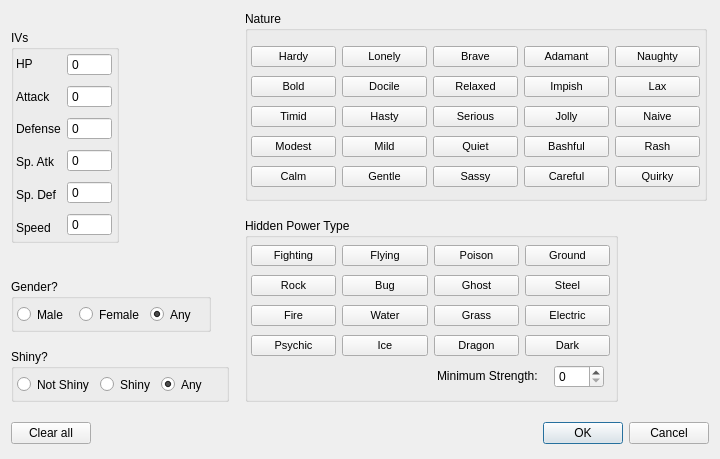
<?xml version="1.0" encoding="UTF-8"?>
<ui version="4.0">
 <class>configure</class>
 <widget class="QDialog" name="configure">
  <property name="geometry">
   <rect>
    <x>0</x>
    <y>0</y>
    <width>720</width>
    <height>459</height>
   </rect>
  </property>
  <property name="sizePolicy">
   <sizepolicy hsizetype="Fixed" vsizetype="Fixed">
    <horstretch>0</horstretch>
    <verstretch>0</verstretch>
   </sizepolicy>
  </property>
  <property name="windowTitle">
   <string>Configure</string>
  </property>
  <layout class="QGridLayout" name="gridLayout">
   <property name="horizontalSpacing">
    <number>16</number>
   </property>
   <property name="verticalSpacing">
    <number>17</number>
   </property>
   <item row="2" column="0">
    <widget class="QGroupBox" name="genderBox">
     <property name="sizePolicy">
      <sizepolicy hsizetype="Fixed" vsizetype="Fixed">
       <horstretch>0</horstretch>
       <verstretch>0</verstretch>
      </sizepolicy>
     </property>
     <property name="minimumSize">
      <size>
       <width>200</width>
       <height>53</height>
      </size>
     </property>
     <property name="title">
      <string>Gender?</string>
     </property>
     <widget class="QWidget" name="horizontalLayoutWidget_15">
      <property name="geometry">
       <rect>
        <x>0</x>
        <y>20</y>
        <width>200</width>
        <height>31</height>
       </rect>
      </property>
      <layout class="QHBoxLayout" name="horizontalLayout_15">
       <property name="spacing">
        <number>-1</number>
       </property>
       <property name="leftMargin">
        <number>6</number>
       </property>
       <property name="topMargin">
        <number>6</number>
       </property>
       <property name="rightMargin">
        <number>6</number>
       </property>
       <property name="bottomMargin">
        <number>6</number>
       </property>
       <item>
        <widget class="QRadioButton" name="radioMale">
         <property name="text">
          <string>Male</string>
         </property>
        </widget>
       </item>
       <item>
        <widget class="QRadioButton" name="radioFemale">
         <property name="text">
          <string>Female</string>
         </property>
        </widget>
       </item>
       <item>
        <widget class="QRadioButton" name="radioAnyGender">
         <property name="text">
          <string>Any</string>
         </property>
         <property name="checked">
          <bool>true</bool>
         </property>
        </widget>
       </item>
      </layout>
     </widget>
    </widget>
   </item>
   <item row="0" column="0" rowspan="2">
    <widget class="QGroupBox" name="IVBox">
     <property name="sizePolicy">
      <sizepolicy hsizetype="Fixed" vsizetype="Fixed">
       <horstretch>0</horstretch>
       <verstretch>0</verstretch>
      </sizepolicy>
     </property>
     <property name="minimumSize">
      <size>
       <width>108</width>
       <height>213</height>
      </size>
     </property>
     <property name="title">
      <string>IVs</string>
     </property>
     <widget class="QWidget" name="horizontalLayoutWidget_13">
      <property name="geometry">
       <rect>
        <x>0</x>
        <y>20</y>
        <width>106</width>
        <height>191</height>
       </rect>
      </property>
      <layout class="QHBoxLayout" name="horizontalLayout_13">
       <property name="sizeConstraint">
        <enum>QLayout::SetDefaultConstraint</enum>
       </property>
       <property name="leftMargin">
        <number>5</number>
       </property>
       <property name="rightMargin">
        <number>5</number>
       </property>
       <item>
        <layout class="QVBoxLayout" name="verticalLayout_4">
         <property name="sizeConstraint">
          <enum>QLayout::SetFixedSize</enum>
         </property>
         <item>
          <widget class="QLabel" name="label_31">
           <property name="text">
            <string>HP</string>
           </property>
          </widget>
         </item>
         <item>
          <widget class="QLabel" name="label_32">
           <property name="text">
            <string>Attack</string>
           </property>
          </widget>
         </item>
         <item>
          <widget class="QLabel" name="label_33">
           <property name="text">
            <string>Defense</string>
           </property>
          </widget>
         </item>
         <item>
          <widget class="QLabel" name="label_34">
           <property name="text">
            <string>Sp. Atk</string>
           </property>
          </widget>
         </item>
         <item>
          <widget class="QLabel" name="label_35">
           <property name="text">
            <string>Sp. Def</string>
           </property>
          </widget>
         </item>
         <item>
          <widget class="QLabel" name="label_36">
           <property name="text">
            <string>Speed</string>
           </property>
          </widget>
         </item>
        </layout>
       </item>
       <item>
        <layout class="QGridLayout" name="gridLayout_10">
         <property name="sizeConstraint">
          <enum>QLayout::SetFixedSize</enum>
         </property>
         <item row="3" column="0" colspan="2">
          <widget class="QSpinBox" name="inNSpA">
           <property name="sizePolicy">
            <sizepolicy hsizetype="Preferred" vsizetype="Fixed">
             <horstretch>0</horstretch>
             <verstretch>0</verstretch>
            </sizepolicy>
           </property>
           <property name="minimumSize">
            <size>
             <width>30</width>
             <height>0</height>
            </size>
           </property>
           <property name="wrapping">
            <bool>false</bool>
           </property>
           <property name="buttonSymbols">
            <enum>QAbstractSpinBox::NoButtons</enum>
           </property>
           <property name="maximum">
            <number>31</number>
           </property>
          </widget>
         </item>
         <item row="0" column="0" colspan="2">
          <widget class="QSpinBox" name="inHP">
           <property name="sizePolicy">
            <sizepolicy hsizetype="Preferred" vsizetype="Fixed">
             <horstretch>0</horstretch>
             <verstretch>0</verstretch>
            </sizepolicy>
           </property>
           <property name="buttonSymbols">
            <enum>QAbstractSpinBox::NoButtons</enum>
           </property>
           <property name="maximum">
            <number>31</number>
           </property>
          </widget>
         </item>
         <item row="5" column="0" colspan="2">
          <widget class="QSpinBox" name="inNSpe">
           <property name="sizePolicy">
            <sizepolicy hsizetype="Preferred" vsizetype="Fixed">
             <horstretch>0</horstretch>
             <verstretch>0</verstretch>
            </sizepolicy>
           </property>
           <property name="minimumSize">
            <size>
             <width>30</width>
             <height>0</height>
            </size>
           </property>
           <property name="wrapping">
            <bool>false</bool>
           </property>
           <property name="buttonSymbols">
            <enum>QAbstractSpinBox::NoButtons</enum>
           </property>
           <property name="maximum">
            <number>31</number>
           </property>
          </widget>
         </item>
         <item row="2" column="0" colspan="2">
          <widget class="QSpinBox" name="inNDef">
           <property name="sizePolicy">
            <sizepolicy hsizetype="Preferred" vsizetype="Fixed">
             <horstretch>0</horstretch>
             <verstretch>0</verstretch>
            </sizepolicy>
           </property>
           <property name="minimumSize">
            <size>
             <width>30</width>
             <height>0</height>
            </size>
           </property>
           <property name="wrapping">
            <bool>false</bool>
           </property>
           <property name="buttonSymbols">
            <enum>QAbstractSpinBox::NoButtons</enum>
           </property>
           <property name="maximum">
            <number>31</number>
           </property>
          </widget>
         </item>
         <item row="4" column="0" colspan="2">
          <widget class="QSpinBox" name="inNSpD">
           <property name="sizePolicy">
            <sizepolicy hsizetype="Preferred" vsizetype="Fixed">
             <horstretch>0</horstretch>
             <verstretch>0</verstretch>
            </sizepolicy>
           </property>
           <property name="minimumSize">
            <size>
             <width>30</width>
             <height>0</height>
            </size>
           </property>
           <property name="wrapping">
            <bool>false</bool>
           </property>
           <property name="buttonSymbols">
            <enum>QAbstractSpinBox::NoButtons</enum>
           </property>
           <property name="maximum">
            <number>31</number>
           </property>
          </widget>
         </item>
         <item row="1" column="0" colspan="2">
          <widget class="QSpinBox" name="inNAtk">
           <property name="sizePolicy">
            <sizepolicy hsizetype="Preferred" vsizetype="Fixed">
             <horstretch>0</horstretch>
             <verstretch>0</verstretch>
            </sizepolicy>
           </property>
           <property name="minimumSize">
            <size>
             <width>30</width>
             <height>0</height>
            </size>
           </property>
           <property name="wrapping">
            <bool>false</bool>
           </property>
           <property name="buttonSymbols">
            <enum>QAbstractSpinBox::NoButtons</enum>
           </property>
           <property name="maximum">
            <number>31</number>
           </property>
          </widget>
         </item>
        </layout>
       </item>
      </layout>
     </widget>
    </widget>
   </item>
   <item row="1" column="1" rowspan="3">
    <widget class="QGroupBox" name="HPBox">
     <property name="sizePolicy">
      <sizepolicy hsizetype="Fixed" vsizetype="Fixed">
       <horstretch>0</horstretch>
       <verstretch>0</verstretch>
      </sizepolicy>
     </property>
     <property name="minimumSize">
      <size>
       <width>373</width>
       <height>184</height>
      </size>
     </property>
     <property name="title">
      <string>Hidden Power Type</string>
     </property>
     <widget class="QWidget" name="gridLayoutWidget_8">
      <property name="geometry">
       <rect>
        <x>0</x>
        <y>20</y>
        <width>371</width>
        <height>161</height>
       </rect>
      </property>
      <layout class="QGridLayout" name="gridLayout_11">
       <property name="leftMargin">
        <number>6</number>
       </property>
       <property name="topMargin">
        <number>6</number>
       </property>
       <property name="rightMargin">
        <number>6</number>
       </property>
       <property name="bottomMargin">
        <number>6</number>
       </property>
       <property name="horizontalSpacing">
        <number>6</number>
       </property>
       <property name="verticalSpacing">
        <number>8</number>
       </property>
       <item row="1" column="0">
        <widget class="QPushButton" name="butH4">
         <property name="font">
          <font>
           <pointsize>8</pointsize>
          </font>
         </property>
         <property name="text">
          <string>Rock</string>
         </property>
         <property name="checkable">
          <bool>true</bool>
         </property>
        </widget>
       </item>
       <item row="2" column="2">
        <widget class="QPushButton" name="butH10">
         <property name="font">
          <font>
           <pointsize>8</pointsize>
          </font>
         </property>
         <property name="text">
          <string>Grass</string>
         </property>
         <property name="checkable">
          <bool>true</bool>
         </property>
        </widget>
       </item>
       <item row="0" column="1">
        <widget class="QPushButton" name="butH1">
         <property name="font">
          <font>
           <pointsize>8</pointsize>
          </font>
         </property>
         <property name="text">
          <string>Flying</string>
         </property>
         <property name="checkable">
          <bool>true</bool>
         </property>
        </widget>
       </item>
       <item row="3" column="3">
        <widget class="QPushButton" name="butH15">
         <property name="font">
          <font>
           <pointsize>8</pointsize>
          </font>
         </property>
         <property name="text">
          <string>Dark</string>
         </property>
         <property name="checkable">
          <bool>true</bool>
         </property>
        </widget>
       </item>
       <item row="0" column="3">
        <widget class="QPushButton" name="butH3">
         <property name="font">
          <font>
           <pointsize>8</pointsize>
          </font>
         </property>
         <property name="text">
          <string>Ground</string>
         </property>
         <property name="checkable">
          <bool>true</bool>
         </property>
        </widget>
       </item>
       <item row="0" column="0">
        <widget class="QPushButton" name="butH0">
         <property name="font">
          <font>
           <pointsize>8</pointsize>
          </font>
         </property>
         <property name="text">
          <string>Fighting</string>
         </property>
         <property name="checkable">
          <bool>true</bool>
         </property>
        </widget>
       </item>
       <item row="2" column="1">
        <widget class="QPushButton" name="butH9">
         <property name="font">
          <font>
           <pointsize>8</pointsize>
          </font>
         </property>
         <property name="text">
          <string>Water</string>
         </property>
         <property name="checkable">
          <bool>true</bool>
         </property>
        </widget>
       </item>
       <item row="3" column="1">
        <widget class="QPushButton" name="butH13">
         <property name="font">
          <font>
           <pointsize>8</pointsize>
          </font>
         </property>
         <property name="text">
          <string>Ice</string>
         </property>
         <property name="checkable">
          <bool>true</bool>
         </property>
        </widget>
       </item>
       <item row="3" column="0">
        <widget class="QPushButton" name="butH12">
         <property name="font">
          <font>
           <pointsize>8</pointsize>
          </font>
         </property>
         <property name="text">
          <string>Psychic</string>
         </property>
         <property name="checkable">
          <bool>true</bool>
         </property>
        </widget>
       </item>
       <item row="1" column="1">
        <widget class="QPushButton" name="butH5">
         <property name="font">
          <font>
           <pointsize>8</pointsize>
          </font>
         </property>
         <property name="text">
          <string>Bug</string>
         </property>
         <property name="checkable">
          <bool>true</bool>
         </property>
        </widget>
       </item>
       <item row="2" column="0">
        <widget class="QPushButton" name="butH8">
         <property name="font">
          <font>
           <pointsize>8</pointsize>
          </font>
         </property>
         <property name="text">
          <string>Fire</string>
         </property>
         <property name="checkable">
          <bool>true</bool>
         </property>
        </widget>
       </item>
       <item row="2" column="3">
        <widget class="QPushButton" name="butH11">
         <property name="minimumSize">
          <size>
           <width>0</width>
           <height>0</height>
          </size>
         </property>
         <property name="font">
          <font>
           <pointsize>8</pointsize>
          </font>
         </property>
         <property name="text">
          <string>Electric</string>
         </property>
         <property name="checkable">
          <bool>true</bool>
         </property>
        </widget>
       </item>
       <item row="1" column="2">
        <widget class="QPushButton" name="butH6">
         <property name="font">
          <font>
           <pointsize>8</pointsize>
          </font>
         </property>
         <property name="text">
          <string>Ghost</string>
         </property>
         <property name="checkable">
          <bool>true</bool>
         </property>
        </widget>
       </item>
       <item row="1" column="3">
        <widget class="QPushButton" name="butH7">
         <property name="font">
          <font>
           <pointsize>8</pointsize>
          </font>
         </property>
         <property name="text">
          <string>Steel</string>
         </property>
         <property name="checkable">
          <bool>true</bool>
         </property>
        </widget>
       </item>
       <item row="0" column="2">
        <widget class="QPushButton" name="butH2">
         <property name="font">
          <font>
           <pointsize>8</pointsize>
          </font>
         </property>
         <property name="text">
          <string>Poison</string>
         </property>
         <property name="checkable">
          <bool>true</bool>
         </property>
        </widget>
       </item>
       <item row="3" column="2">
        <widget class="QPushButton" name="butH14">
         <property name="font">
          <font>
           <pointsize>8</pointsize>
          </font>
         </property>
         <property name="text">
          <string>Dragon</string>
         </property>
         <property name="checkable">
          <bool>true</bool>
         </property>
        </widget>
       </item>
       <item row="4" column="0" colspan="4">
        <layout class="QHBoxLayout" name="horizontalLayout_16">
         <property name="spacing">
          <number>0</number>
         </property>
         <property name="sizeConstraint">
          <enum>QLayout::SetFixedSize</enum>
         </property>
         <property name="rightMargin">
          <number>0</number>
         </property>
         <item>
          <spacer name="horizontalSpacer_2">
           <property name="orientation">
            <enum>Qt::Horizontal</enum>
           </property>
           <property name="sizeType">
            <enum>QSizePolicy::Fixed</enum>
           </property>
           <property name="sizeHint" stdset="0">
            <size>
             <width>180</width>
             <height>0</height>
            </size>
           </property>
          </spacer>
         </item>
         <item>
          <widget class="QLabel" name="label_40">
           <property name="sizePolicy">
            <sizepolicy hsizetype="Fixed" vsizetype="Fixed">
             <horstretch>0</horstretch>
             <verstretch>0</verstretch>
            </sizepolicy>
           </property>
           <property name="minimumSize">
            <size>
             <width>94</width>
             <height>0</height>
            </size>
           </property>
           <property name="text">
            <string>Minimum Strength:</string>
           </property>
           <property name="alignment">
            <set>Qt::AlignLeading|Qt::AlignLeft|Qt::AlignVCenter</set>
           </property>
          </widget>
         </item>
         <item>
          <spacer name="horizontalSpacer">
           <property name="orientation">
            <enum>Qt::Horizontal</enum>
           </property>
           <property name="sizeType">
            <enum>QSizePolicy::Fixed</enum>
           </property>
           <property name="sizeHint" stdset="0">
            <size>
             <width>10</width>
             <height>0</height>
            </size>
           </property>
          </spacer>
         </item>
         <item>
          <widget class="QSpinBox" name="spinHidenPower">
           <property name="sizePolicy">
            <sizepolicy hsizetype="Fixed" vsizetype="Fixed">
             <horstretch>0</horstretch>
             <verstretch>0</verstretch>
            </sizepolicy>
           </property>
           <property name="minimumSize">
            <size>
             <width>50</width>
             <height>0</height>
            </size>
           </property>
           <property name="alignment">
            <set>Qt::AlignLeading|Qt::AlignLeft|Qt::AlignVCenter</set>
           </property>
           <property name="maximum">
            <number>70</number>
           </property>
          </widget>
         </item>
        </layout>
       </item>
      </layout>
     </widget>
    </widget>
   </item>
   <item row="3" column="0">
    <widget class="QGroupBox" name="shinyGroupBox">
     <property name="sizePolicy">
      <sizepolicy hsizetype="Fixed" vsizetype="Fixed">
       <horstretch>0</horstretch>
       <verstretch>0</verstretch>
      </sizepolicy>
     </property>
     <property name="minimumSize">
      <size>
       <width>218</width>
       <height>53</height>
      </size>
     </property>
     <property name="title">
      <string>Shiny?</string>
     </property>
     <widget class="QWidget" name="horizontalLayoutWidget_14">
      <property name="geometry">
       <rect>
        <x>0</x>
        <y>20</y>
        <width>218</width>
        <height>31</height>
       </rect>
      </property>
      <layout class="QHBoxLayout" name="horizontalLayout_14">
       <property name="leftMargin">
        <number>6</number>
       </property>
       <property name="topMargin">
        <number>6</number>
       </property>
       <property name="rightMargin">
        <number>6</number>
       </property>
       <property name="bottomMargin">
        <number>6</number>
       </property>
       <item>
        <widget class="QRadioButton" name="radioNotShiny">
         <property name="text">
          <string>Not Shiny</string>
         </property>
         <property name="checked">
          <bool>false</bool>
         </property>
        </widget>
       </item>
       <item>
        <widget class="QRadioButton" name="radioShiny">
         <property name="text">
          <string>Shiny</string>
         </property>
        </widget>
       </item>
       <item>
        <widget class="QRadioButton" name="radioAnyShiny">
         <property name="sizePolicy">
          <sizepolicy hsizetype="Minimum" vsizetype="Fixed">
           <horstretch>6</horstretch>
           <verstretch>0</verstretch>
          </sizepolicy>
         </property>
         <property name="text">
          <string>Any</string>
         </property>
         <property name="checked">
          <bool>true</bool>
         </property>
        </widget>
       </item>
      </layout>
     </widget>
    </widget>
   </item>
   <item row="0" column="1">
    <widget class="QGroupBox" name="natureBox">
     <property name="sizePolicy">
      <sizepolicy hsizetype="Fixed" vsizetype="Fixed">
       <horstretch>0</horstretch>
       <verstretch>0</verstretch>
      </sizepolicy>
     </property>
     <property name="minimumSize">
      <size>
       <width>462</width>
       <height>190</height>
      </size>
     </property>
     <property name="title">
      <string>Nature</string>
     </property>
     <widget class="QWidget" name="gridLayoutWidget_9">
      <property name="geometry">
       <rect>
        <x>0</x>
        <y>20</y>
        <width>461</width>
        <height>171</height>
       </rect>
      </property>
      <layout class="QGridLayout" name="gridLayout_12" rowstretch="0,0,0,0,0">
       <property name="leftMargin">
        <number>6</number>
       </property>
       <property name="topMargin">
        <number>6</number>
       </property>
       <property name="rightMargin">
        <number>6</number>
       </property>
       <property name="bottomMargin">
        <number>6</number>
       </property>
       <property name="horizontalSpacing">
        <number>6</number>
       </property>
       <property name="verticalSpacing">
        <number>0</number>
       </property>
       <item row="0" column="0">
        <widget class="QPushButton" name="butN0">
         <property name="font">
          <font>
           <pointsize>8</pointsize>
          </font>
         </property>
         <property name="text">
          <string>Hardy</string>
         </property>
         <property name="checkable">
          <bool>true</bool>
         </property>
        </widget>
       </item>
       <item row="3" column="0">
        <widget class="QPushButton" name="butN15">
         <property name="font">
          <font>
           <pointsize>8</pointsize>
          </font>
         </property>
         <property name="text">
          <string>Modest</string>
         </property>
         <property name="checkable">
          <bool>true</bool>
         </property>
        </widget>
       </item>
       <item row="4" column="0">
        <widget class="QPushButton" name="butN20">
         <property name="font">
          <font>
           <pointsize>8</pointsize>
          </font>
         </property>
         <property name="text">
          <string>Calm</string>
         </property>
         <property name="checkable">
          <bool>true</bool>
         </property>
        </widget>
       </item>
       <item row="3" column="3">
        <widget class="QPushButton" name="butN18">
         <property name="font">
          <font>
           <pointsize>8</pointsize>
          </font>
         </property>
         <property name="text">
          <string>Bashful</string>
         </property>
         <property name="checkable">
          <bool>true</bool>
         </property>
        </widget>
       </item>
       <item row="2" column="0">
        <widget class="QPushButton" name="butN10">
         <property name="font">
          <font>
           <pointsize>8</pointsize>
          </font>
         </property>
         <property name="text">
          <string>Timid</string>
         </property>
         <property name="checkable">
          <bool>true</bool>
         </property>
        </widget>
       </item>
       <item row="0" column="4">
        <widget class="QPushButton" name="butN4">
         <property name="font">
          <font>
           <pointsize>8</pointsize>
          </font>
         </property>
         <property name="text">
          <string>Naughty</string>
         </property>
         <property name="checkable">
          <bool>true</bool>
         </property>
        </widget>
       </item>
       <item row="0" column="3">
        <widget class="QPushButton" name="butN3">
         <property name="font">
          <font>
           <pointsize>8</pointsize>
          </font>
         </property>
         <property name="text">
          <string>Adamant</string>
         </property>
         <property name="checkable">
          <bool>true</bool>
         </property>
        </widget>
       </item>
       <item row="1" column="2">
        <widget class="QPushButton" name="butN7">
         <property name="font">
          <font>
           <pointsize>8</pointsize>
          </font>
         </property>
         <property name="text">
          <string>Relaxed</string>
         </property>
         <property name="checkable">
          <bool>true</bool>
         </property>
        </widget>
       </item>
       <item row="0" column="2">
        <widget class="QPushButton" name="butN2">
         <property name="font">
          <font>
           <pointsize>8</pointsize>
          </font>
         </property>
         <property name="text">
          <string>Brave</string>
         </property>
         <property name="checkable">
          <bool>true</bool>
         </property>
        </widget>
       </item>
       <item row="3" column="1">
        <widget class="QPushButton" name="butN16">
         <property name="font">
          <font>
           <pointsize>8</pointsize>
          </font>
         </property>
         <property name="text">
          <string>Mild</string>
         </property>
         <property name="checkable">
          <bool>true</bool>
         </property>
        </widget>
       </item>
       <item row="2" column="3">
        <widget class="QPushButton" name="butN13">
         <property name="font">
          <font>
           <pointsize>8</pointsize>
          </font>
         </property>
         <property name="text">
          <string>Jolly</string>
         </property>
         <property name="checkable">
          <bool>true</bool>
         </property>
        </widget>
       </item>
       <item row="4" column="3">
        <widget class="QPushButton" name="butN23">
         <property name="font">
          <font>
           <pointsize>8</pointsize>
          </font>
         </property>
         <property name="text">
          <string>Careful</string>
         </property>
         <property name="checkable">
          <bool>true</bool>
         </property>
        </widget>
       </item>
       <item row="4" column="1">
        <widget class="QPushButton" name="butN21">
         <property name="font">
          <font>
           <pointsize>8</pointsize>
          </font>
         </property>
         <property name="text">
          <string>Gentle</string>
         </property>
         <property name="checkable">
          <bool>true</bool>
         </property>
        </widget>
       </item>
       <item row="2" column="4">
        <widget class="QPushButton" name="butN14">
         <property name="font">
          <font>
           <pointsize>8</pointsize>
          </font>
         </property>
         <property name="text">
          <string>Naive</string>
         </property>
         <property name="checkable">
          <bool>true</bool>
         </property>
        </widget>
       </item>
       <item row="4" column="2">
        <widget class="QPushButton" name="butN22">
         <property name="font">
          <font>
           <pointsize>8</pointsize>
          </font>
         </property>
         <property name="text">
          <string>Sassy</string>
         </property>
         <property name="checkable">
          <bool>true</bool>
         </property>
        </widget>
       </item>
       <item row="1" column="0">
        <widget class="QPushButton" name="butN5">
         <property name="font">
          <font>
           <pointsize>8</pointsize>
          </font>
         </property>
         <property name="text">
          <string>Bold</string>
         </property>
         <property name="checkable">
          <bool>true</bool>
         </property>
        </widget>
       </item>
       <item row="4" column="4">
        <widget class="QPushButton" name="butN24">
         <property name="minimumSize">
          <size>
           <width>0</width>
           <height>0</height>
          </size>
         </property>
         <property name="font">
          <font>
           <pointsize>8</pointsize>
          </font>
         </property>
         <property name="text">
          <string>Quirky</string>
         </property>
         <property name="checkable">
          <bool>true</bool>
         </property>
        </widget>
       </item>
       <item row="1" column="3">
        <widget class="QPushButton" name="butN8">
         <property name="font">
          <font>
           <pointsize>8</pointsize>
          </font>
         </property>
         <property name="text">
          <string>Impish</string>
         </property>
         <property name="checkable">
          <bool>true</bool>
         </property>
        </widget>
       </item>
       <item row="3" column="2">
        <widget class="QPushButton" name="butN17">
         <property name="font">
          <font>
           <pointsize>8</pointsize>
          </font>
         </property>
         <property name="text">
          <string>Quiet</string>
         </property>
         <property name="checkable">
          <bool>true</bool>
         </property>
        </widget>
       </item>
       <item row="2" column="2">
        <widget class="QPushButton" name="butN12">
         <property name="font">
          <font>
           <pointsize>8</pointsize>
          </font>
         </property>
         <property name="text">
          <string>Serious</string>
         </property>
         <property name="checkable">
          <bool>true</bool>
         </property>
        </widget>
       </item>
       <item row="1" column="1">
        <widget class="QPushButton" name="butN6">
         <property name="font">
          <font>
           <pointsize>8</pointsize>
          </font>
         </property>
         <property name="text">
          <string>Docile</string>
         </property>
         <property name="checkable">
          <bool>true</bool>
         </property>
        </widget>
       </item>
       <item row="2" column="1">
        <widget class="QPushButton" name="butN11">
         <property name="font">
          <font>
           <pointsize>8</pointsize>
          </font>
         </property>
         <property name="text">
          <string>Hasty</string>
         </property>
         <property name="checkable">
          <bool>true</bool>
         </property>
        </widget>
       </item>
       <item row="3" column="4">
        <widget class="QPushButton" name="butN19">
         <property name="font">
          <font>
           <pointsize>8</pointsize>
          </font>
         </property>
         <property name="text">
          <string>Rash</string>
         </property>
         <property name="checkable">
          <bool>true</bool>
         </property>
        </widget>
       </item>
       <item row="1" column="4">
        <widget class="QPushButton" name="butN9">
         <property name="font">
          <font>
           <pointsize>8</pointsize>
          </font>
         </property>
         <property name="text">
          <string>Lax</string>
         </property>
         <property name="checkable">
          <bool>true</bool>
         </property>
        </widget>
       </item>
       <item row="0" column="1">
        <widget class="QPushButton" name="butN1">
         <property name="font">
          <font>
           <pointsize>8</pointsize>
          </font>
         </property>
         <property name="text">
          <string>Lonely</string>
         </property>
         <property name="checkable">
          <bool>true</bool>
         </property>
        </widget>
       </item>
      </layout>
     </widget>
    </widget>
   </item>
   <item row="4" column="1" rowspan="4">
    <widget class="QDialogButtonBox" name="buttonBox">
     <property name="sizePolicy">
      <sizepolicy hsizetype="MinimumExpanding" vsizetype="Fixed">
       <horstretch>0</horstretch>
       <verstretch>0</verstretch>
      </sizepolicy>
     </property>
     <property name="orientation">
      <enum>Qt::Horizontal</enum>
     </property>
     <property name="standardButtons">
      <set>QDialogButtonBox::Cancel|QDialogButtonBox::Ok</set>
     </property>
    </widget>
   </item>
   <item row="4" column="0" rowspan="4">
    <widget class="QPushButton" name="pushButton">
     <property name="sizePolicy">
      <sizepolicy hsizetype="Fixed" vsizetype="Fixed">
       <horstretch>0</horstretch>
       <verstretch>0</verstretch>
      </sizepolicy>
     </property>
     <property name="text">
      <string>Clear all</string>
     </property>
    </widget>
   </item>
  </layout>
 </widget>
 <resources/>
 <connections/>
</ui>
